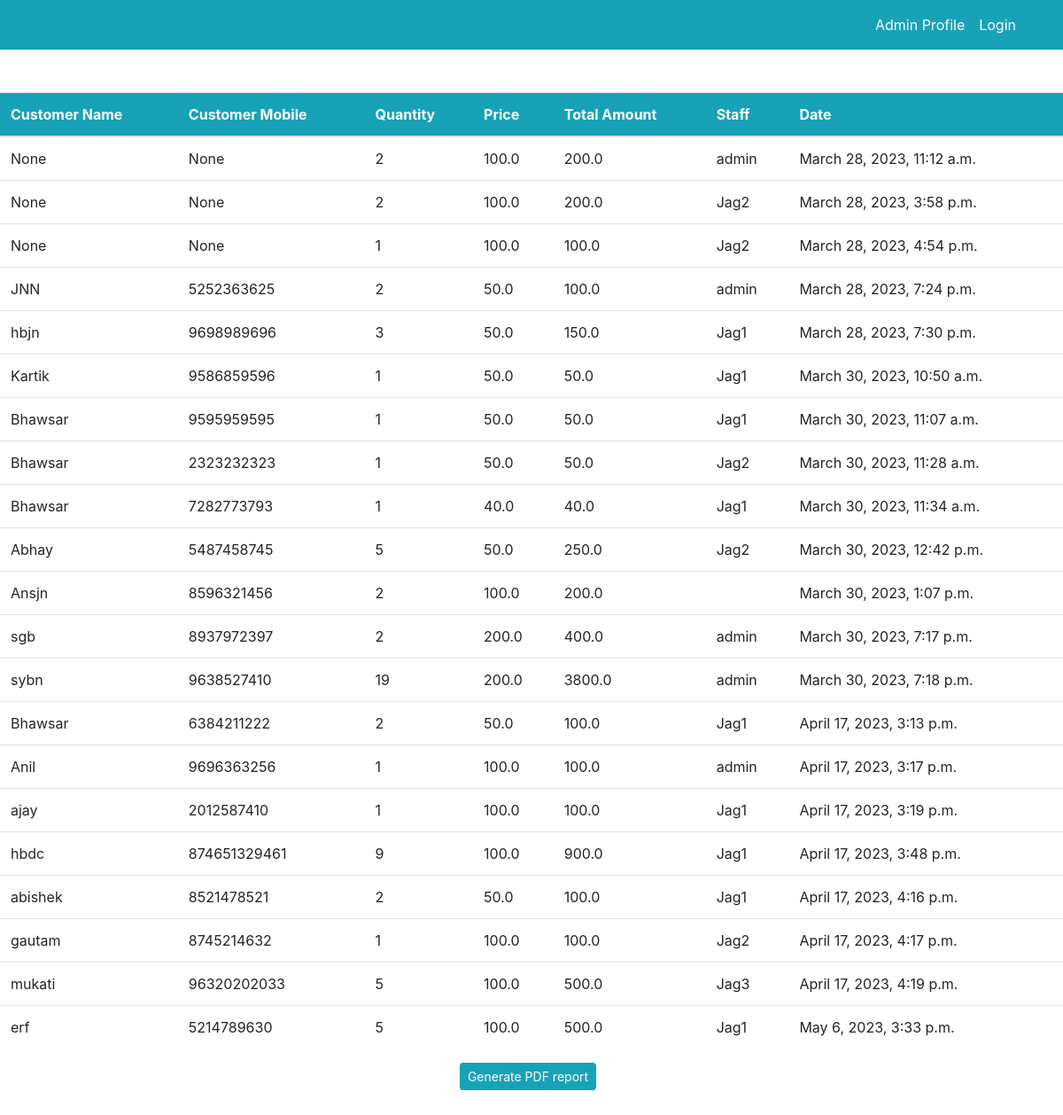
/sales/ (signed in), run on the app's committed database.
### dashboard/models.py (models this page shows, shortened)
class Sales(models.Model):
    customer_name= models.CharField(max_length=50, null=True)
    customer_mob= models.IntegerField(null=True)
    cust_add= models.CharField(max_length=150, null=True, default='Indore')
    product= models.ForeignKey(Product, on_delete=models.CASCADE, null=True)
    qty= models.IntegerField(null=True)
    price= models.FloatField()
    staff= models.ForeignKey(User, models.CASCADE, null=True)
    total_amount= models.FloatField(editable=False)
    sales_date= models.DateTimeField(auto_now_add=True)
    class Meta:
        verbose_name_plural='Sale'

### dashboard/views.py (the view)
# urls.py: path('sales/', views.sales, name='dashboard-sale'),
@login_required(login_url='user-login')
def sales(request):
    items= Sales.objects.all()  #Using ORM
    contex={
        'items':items,
        }
    return render(request, 'dashboard/sale.html',contex)

### templates/dashboard/sale.html (shortened to what this page needs)
{% extends 'partials/base.html' %}
{% load crispy_forms_tags %}
{% block content %}
<div class="row my-5">
    <div class="col-md-12">
        <table class="table bg-white">
            <thead class="bg-info text-white">
                <tr>
                    <th scope="col">Customer Name</th>
                    <th scope="col">Customer Mobile</th>
                    <th scope="col">Quantity</th>
                    <th scope="col">Price</th>
                    <th scope="col">Total Amount</th>
                    <th scope="col">Staff</th>
                    <th scope="col">Date</th>
                </tr>
            </thead>
            <tbody>
                {% for item in items %}
                <tr>
                    <td>{{ item.customer_name }}</td>
                    <td>{{ item.customer_mob }}</td>
                    <td>{{ item.qty }}</td>
                    <td>{{ item.price }}</td>
                    <td>{{ item.total_amount }}</td>
                    <td>{{ item.staff.username }}</td>
                    <td>{{ item.sales_date }}</td>
                </tr>
                {% endfor %}
            </tbody>
        </table>
        <div class="text-center">
        <a  class="btn btn-info btn-sm mr-2"
        href="{% url 'salesreport-pdf' %}" >Generate PDF report</a>
        </div>
    </div>
</div>
{% endblock %}

### data on the page
Sales: customer_name "None", customer_mob "None", qty "2", price "100.0", total_amount "200.0", staff.username "admin", sales_date "March 28, 2023, 11:12 a.m."
Sales: customer_name "None", customer_mob "None", qty "2", price "100.0", total_amount "200.0", staff.username "Jag2", sales_date "March 28, 2023, 3:58 p.m."
Sales: customer_name "None", customer_mob "None", qty "1", price "100.0", total_amount "100.0", staff.username "Jag2", sales_date "March 28, 2023, 4:54 p.m."
Sales: customer_name "JNN", customer_mob "5252363625", qty "2", price "50.0", total_amount "100.0", staff.username "admin", sales_date "March 28, 2023, 7:24 p.m."
Sales: customer_name "hbjn", customer_mob "9698989696", qty "3", price "50.0", total_amount "150.0", staff.username "Jag1", sales_date "March 28, 2023, 7:30 p.m."
Sales: customer_name "Kartik", customer_mob "9586859596", qty "1", price "50.0", total_amount "50.0", staff.username "Jag1", sales_date "March 30, 2023, 10:50 a.m."
Sales: customer_name "Bhawsar", customer_mob "9595959595", qty "1", price "50.0", total_amount "50.0", staff.username "Jag1", sales_date "March 30, 2023, 11:07 a.m."
Sales: customer_name "Bhawsar", customer_mob "2323232323", qty "1", price "50.0", total_amount "50.0", staff.username "Jag2", sales_date "March 30, 2023, 11:28 a.m."
Sales: customer_name "Bhawsar", customer_mob "7282773793", qty "1", price "40.0", total_amount "40.0", staff.username "Jag1", sales_date "March 30, 2023, 11:34 a.m."
Sales: customer_name "Abhay", customer_mob "5487458745", qty "5", price "50.0", total_amount "250.0", staff.username "Jag2", sales_date "March 30, 2023, 12:42 p.m."
Sales: customer_name "Ansjn", customer_mob "8596321456", qty "2", price "100.0", total_amount "200.0", sales_date "March 30, 2023, 1:07 p.m."
Sales: customer_name "sgb", customer_mob "8937972397", qty "2", price "200.0", total_amount "400.0", staff.username "admin", sales_date "March 30, 2023, 7:17 p.m."
Sales: customer_name "sybn", customer_mob "9638527410", qty "19", price "200.0", total_amount "3800.0", staff.username "admin", sales_date "March 30, 2023, 7:18 p.m."
Sales: customer_name "Bhawsar", customer_mob "6384211222", qty "2", price "50.0", total_amount "100.0", staff.username "Jag1", sales_date "April 17, 2023, 3:13 p.m."
Sales: customer_name "Anil", customer_mob "9696363256", qty "1", price "100.0", total_amount "100.0", staff.username "admin", sales_date "April 17, 2023, 3:17 p.m."
Sales: customer_name "ajay", customer_mob "2012587410", qty "1", price "100.0", total_amount "100.0", staff.username "Jag1", sales_date "April 17, 2023, 3:19 p.m."
Sales: customer_name "hbdc", customer_mob "874651329461", qty "9", price "100.0", total_amount "900.0", staff.username "Jag1", sales_date "April 17, 2023, 3:48 p.m."
Sales: customer_name "abishek", customer_mob "8521478521", qty "2", price "50.0", total_amount "100.0", staff.username "Jag1", sales_date "April 17, 2023, 4:16 p.m."
Sales: customer_name "gautam", customer_mob "8745214632", qty "1", price "100.0", total_amount "100.0", staff.username "Jag2", sales_date "April 17, 2023, 4:17 p.m."
Sales: customer_name "mukati", customer_mob "96320202033", qty "5", price "100.0", total_amount "500.0", staff.username "Jag3", sales_date "April 17, 2023, 4:19 p.m."
Sales: customer_name "erf", customer_mob "5214789630", qty "5", price "100.0", total_amount "500.0", staff.username "Jag1", sales_date "May 6, 2023, 3:33 p.m."
